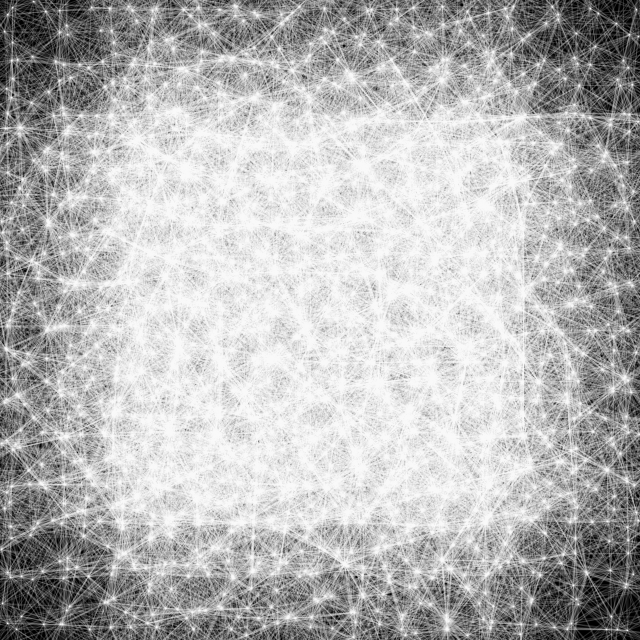
Frame 1 (no input)
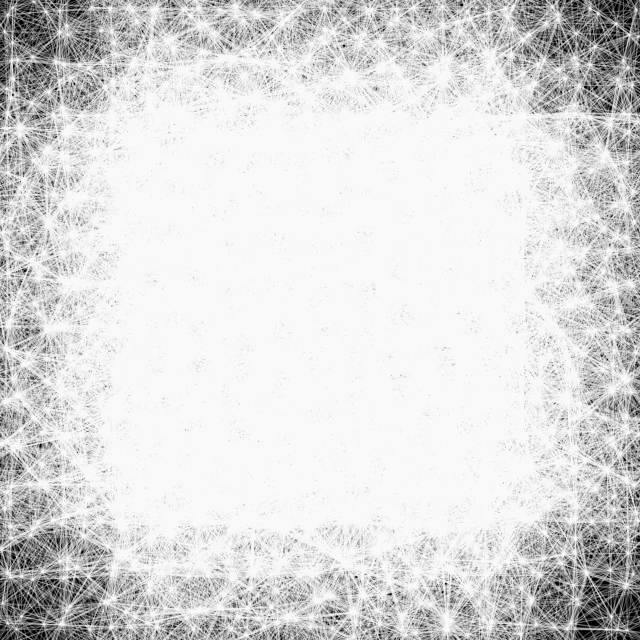
Frame 2 (the mouse pressed at the canvas centre, redrawn once)

The Processing sketch that drew these frames (run headless with seeded random() and noise(); the mouse was pressed at the canvas centre and the sketch redrawn once):

// Processing sketch: sketch_141110c_webgen
// ── sketch_141110c_webgen.pde
roue[] roues;
int numb=12, numpoints=int(random(5,25));
float ray=random(100,200);
float distancemin=random(40,80);
boolean hasard=true;

void setup() {
  size(640, 640);
  if(floor(random(2))==0){;
  stroke(255,20);  
  background(0);
  } else {
  stroke(0,20);  
  background(255);
    
  }
  roues = new roue[0];
  float wn=width/numb, hn=height/numb;
  for (int a=0; a<numb; a++) {
    for (int b=0; b<numb; b++) {
      new roue(a*wn+wn/2, b*hn+hn/2);
    }
  }
}

void draw(){
 for(int a=0;a<roues.length;a++){
   roues[a].dessine();
 }
 noLoop();
 save("img"+numb+""+millis()+".png");
}

class roue {
  float x, y;
  PVector[] points;
  roue(float _x, float _y) {
    x=_x; y=_y;  
    points = new PVector[numpoints];
    float an=TWO_PI/numpoints;
    float modif=0;
     if(hasard){ modif=random(an);}
    for(int a=0;a<numpoints;a++){
      points[a]=new PVector(x+cos(an*a+modif)*ray, y+sin(an*a+modif)*ray);
    }
    roues = (roue[]) append(roues, this);
  }
  void dessine() {
     for(int a=0;a<points.length;a++){
       PVector poin=points[a];  
       for(int r=0;r<roues.length;r++){
         roue rr=roues[r];
         if(rr!=this){
           for(int p=0;p<rr.points.length;p++){
             PVector v=rr.points[p];
             float d=dist(v.x,v.y,poin.x,poin.y);
             if(d<distancemin){
               line(v.x,v.y,poin.x,poin.y);
             }
           } 
         }
       }
     }
  }
}
